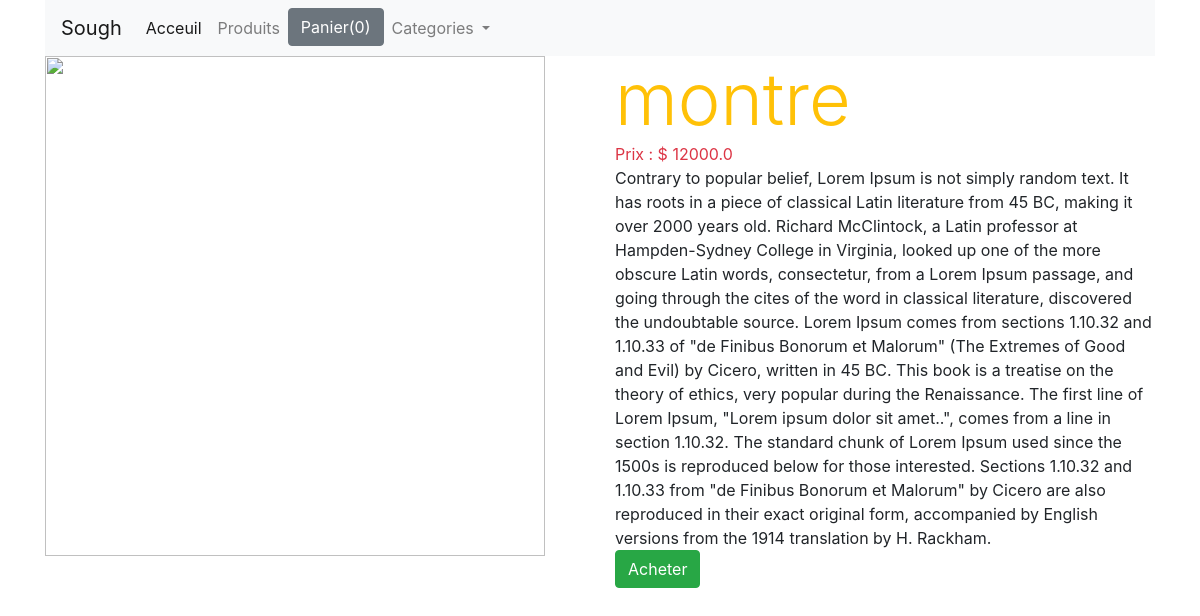
/2, run on the app's committed database.
### shop/models.py (models this page shows, shortened)
class Product(models.Model):
    title = models.CharField(max_length=200)
    price = models.FloatField()
    description = models.TextField()
    category = models.ForeignKey(Category, related_name='categorie', on_delete=models.CASCADE)
    image = models.CharField(max_length=5000)
    date_added = models.DateTimeField(auto_now=True)
    class Meta:
        ordering = ['-date_added']

### shop/views.py (the view)
# urls.py: path('<int:myid>', detail, name="detail"),
def detail(request, myid):
    product_object = Product.objects.get(id=myid)
    return render(request, 'shop/detail.html', {'product':product_object})

### shop/templates/shop/detail.html
{% extends 'shop/base.html' %}
{% block content %}
      <div class="row">
          <div class="col-md-6">
              <div>
                  <img src="{{ product.image }}" width="500px" height="500px" alt="">
              </div>
          </div>
          <div class="col-md-6">
              <div class="text-warning display-3">
                  {{  product.title}}
              </div>
              <div class="text-danger">
                Prix : $ {{product.price}}
              </div>
              <div >
                  {{ product.description }}
              </div>
              <a href="#"><button class="btn btn-success">Acheter</button></a>
          </div>
      </div>
{% endblock %}

### data on the page
Product: title "montre", price "12000.0", description "Contrary to popular belief, Lorem Ipsum is not simply random text. It has roots in a piece of classical Latin literature from 45 BC, making it over 2000 years old. Richard McClintock, a Latin professor at Hampden-Sydney College in Virginia, looked up one of the more obscure Latin words, consectetur, from a Lorem Ipsum passage, and going through the cites of the word in classical literature, discovered the undoubtable source. Lorem Ipsum comes from sections 1.10.32 and 1.10.33 of \"de Finibus Bonorum et Malorum\" (The Extremes of Good and Evil) by Cicero, written in 45 BC. This book is a treatise on the theory of ethics, very popular during the Renaissance. The first line of Lorem Ipsum,…"
